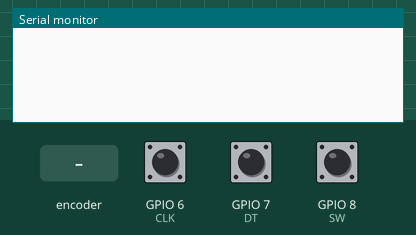
A sketch run on a simulated ESP32-S3. Parts: the last lines printed to the serial monitor. The test bench sets the inputs (shaded band); at power-on: GPIO 8 (SW) HIGH, GPIO 6 (CLK) HIGH, GPIO 7 (DT) HIGH.

Above: at 1.2 s.
1.3 s: rotary encoder on GPIO 6 (CLK) / GPIO 7 (DT) turned 1 step (first pin leading)
At 2.6 s:
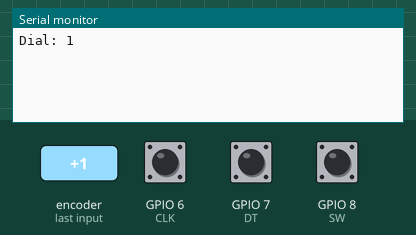
3.0 s: GPIO 8 (SW) pulled LOW for 0.15 s
At 4.3 s:
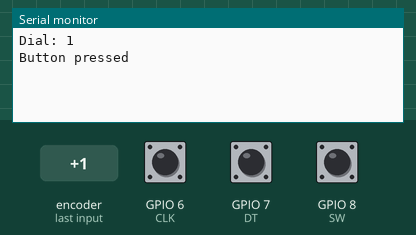
4.6 s: rotary encoder on GPIO 6 (CLK) / GPIO 7 (DT) turned 1 step (first pin leading)
At 5.3 s:
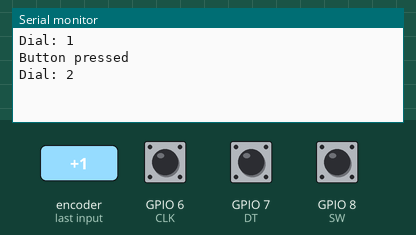

The sketch:

test_rotEnc.ino
```cpp
// ================= CONFIG =================
#define CLK 6
#define DT  7
#define SW  8

// ================= INTERNAL STATE =================
volatile int rawEncoder = 0;
volatile uint8_t lastState = 0;
volatile unsigned long lastInterruptTime = 0;

const unsigned long debounceMicros = 1000; // encoder debounce

// Button
bool buttonState = HIGH;
bool lastButtonState = HIGH;
unsigned long lastButtonDebounceTime = 0;
const unsigned long buttonDebounce = 50;

// Processed values
int dialPosition = 0;
int lastDialPosition = 0;
int max_chats = 5;
bool dialMovedFlag = false;
bool buttonPressedFlag = false;

// Quadrature lookup table
const int8_t encTable[16] = {
  0, -1,  1,  0,
  1,  0,  0, -1,
 -1,  0,  0,  1,
  0,  1, -1,  0
};

// ================= ISR =================
void IRAM_ATTR handleEncoderISR() {
  unsigned long now = micros();
  if (now - lastInterruptTime < debounceMicros) return;
  lastInterruptTime = now;

  uint8_t state = (digitalRead(CLK) << 1) | digitalRead(DT);
  uint8_t index = (lastState << 2) | state;

  rawEncoder += encTable[index];
  rawEncoder = constrain(rawEncoder, 0, max_chats*4);
  lastState = state;
}

// ================= INIT =================
void initDial() {
  pinMode(CLK, INPUT_PULLUP);
  pinMode(DT, INPUT_PULLUP);
  pinMode(SW, INPUT_PULLUP);

  lastState = (digitalRead(CLK) << 1) | digitalRead(DT);

  attachInterrupt(digitalPinToInterrupt(CLK), handleEncoderISR, CHANGE);
  attachInterrupt(digitalPinToInterrupt(DT), handleEncoderISR, CHANGE);
}

// ================= MAIN HANDLER =================
void handleDial() {
  // ---- Handle rotation ----
  noInterrupts();
  int raw = rawEncoder;
  interrupts();

  int newDial = raw / 4; // 4 steps per click

  if (newDial != lastDialPosition) {
    dialPosition = newDial;
    lastDialPosition = newDial;
    dialMovedFlag = true;
  }

  // ---- Handle button ----
  int reading = digitalRead(SW);

  if (reading != lastButtonState) {
    lastButtonDebounceTime = millis();
  }

  if ((millis() - lastButtonDebounceTime) > buttonDebounce) {
    if (reading != buttonState) {
      buttonState = reading;

      if (buttonState == LOW) {
        buttonPressedFlag = true;
      }
    }
  }

  lastButtonState = reading;
}

// ================= PUBLIC API =================
int getDialPosition() {
  return dialPosition;
}

bool wasDialMoved() {
  if (dialMovedFlag) {
    dialMovedFlag = false;
    return true;
  }
  return false;
}

bool wasButtonPressed() {
  if (buttonPressedFlag) {
    buttonPressedFlag = false;
    return true;
  }
  return false;
}

// =====================================================
// =====================================================

void setup() {
  Serial.begin(115200);
  initDial();
}

void loop() {
  handleDial();

  if (wasDialMoved()) {
    Serial.print("Dial: ");
    Serial.println(getDialPosition());
  }

  if (wasButtonPressed()) {
    Serial.println("Button pressed");
  }
}
```

Measured:
- after the input at 1.3 s, the serial monitor: prints a new line after 0.08 s (image 1)
- after the input at 3.0 s, the serial monitor: prints a new line after 0.05 s (image 2)
- after the input at 4.6 s, the serial monitor: prints a new line after 0.08 s (image 3)
